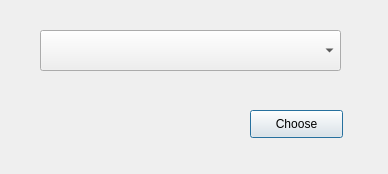
<?xml version="1.0" encoding="UTF-8"?>
<ui version="4.0">
 <class>QuizChoice</class>
 <widget class="QDialog" name="QuizChoice">
  <property name="geometry">
   <rect>
    <x>0</x>
    <y>0</y>
    <width>388</width>
    <height>174</height>
   </rect>
  </property>
  <property name="windowTitle">
   <string>Dialog</string>
  </property>
  <widget class="QComboBox" name="comboBox">
   <property name="geometry">
    <rect>
     <x>40</x>
     <y>30</y>
     <width>301</width>
     <height>41</height>
    </rect>
   </property>
  </widget>
  <widget class="QPushButton" name="pushButton">
   <property name="geometry">
    <rect>
     <x>250</x>
     <y>110</y>
     <width>93</width>
     <height>28</height>
    </rect>
   </property>
   <property name="text">
    <string>Choose</string>
   </property>
  </widget>
 </widget>
 <resources/>
 <connections/>
</ui>
